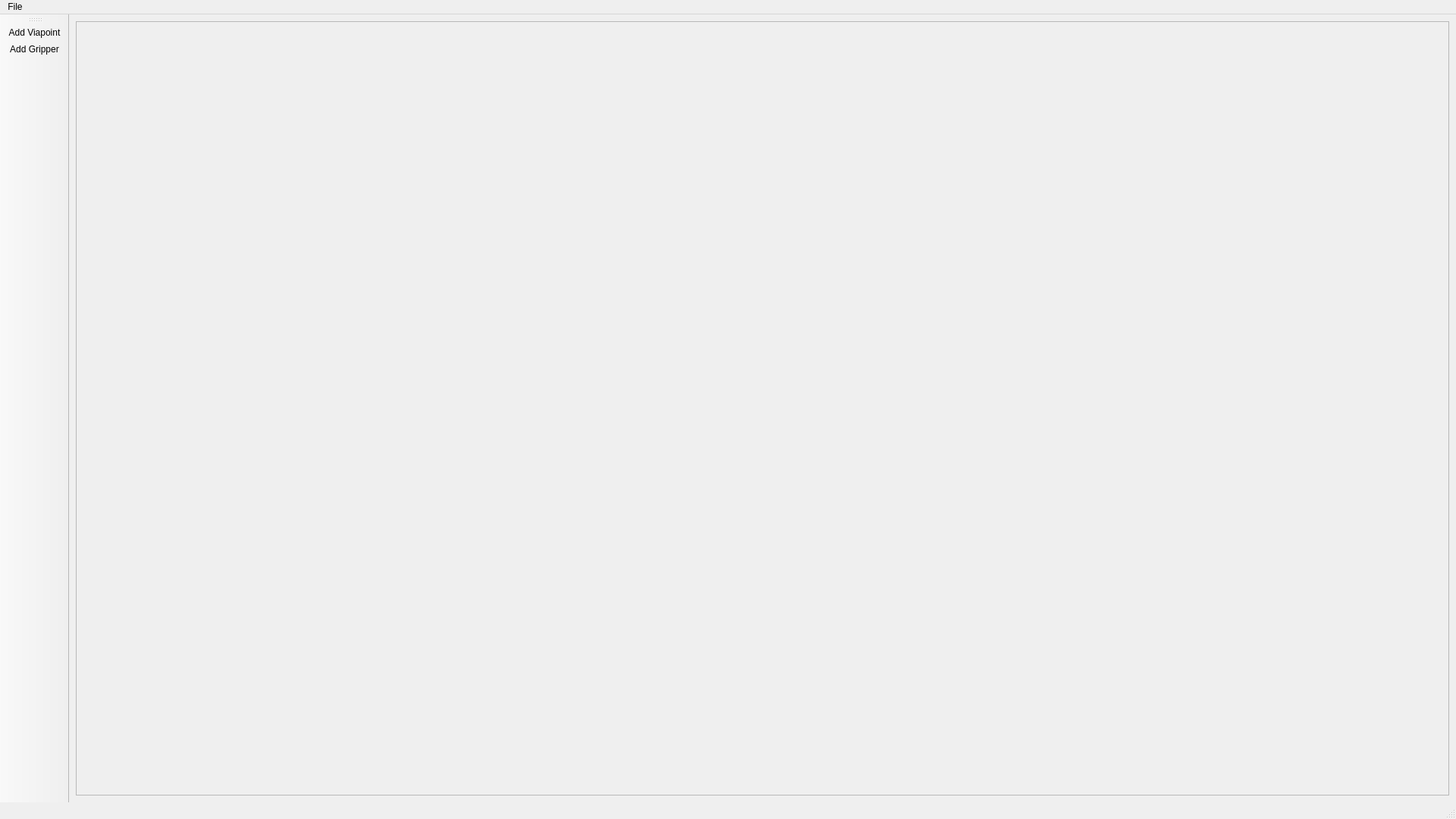
<?xml version="1.0" encoding="UTF-8"?>
<ui version="4.0">
 <class>MainWindow</class>
 <widget class="QMainWindow" name="MainWindow">
  <property name="geometry">
   <rect>
    <x>0</x>
    <y>0</y>
    <width>1920</width>
    <height>1080</height>
   </rect>
  </property>
  <property name="sizePolicy">
   <sizepolicy hsizetype="Preferred" vsizetype="Minimum">
    <horstretch>0</horstretch>
    <verstretch>0</verstretch>
   </sizepolicy>
  </property>
  <property name="minimumSize">
   <size>
    <width>1920</width>
    <height>1080</height>
   </size>
  </property>
  <property name="maximumSize">
   <size>
    <width>3840</width>
    <height>2160</height>
   </size>
  </property>
  <property name="windowTitle">
   <string>MainWindow</string>
  </property>
  <widget class="QWidget" name="centralwidget">
   <property name="sizePolicy">
    <sizepolicy hsizetype="Minimum" vsizetype="Minimum">
     <horstretch>0</horstretch>
     <verstretch>0</verstretch>
    </sizepolicy>
   </property>
   <layout class="QVBoxLayout" name="verticalLayout">
    <item>
     <widget class="QScrollArea" name="scrollArea">
      <property name="sizePolicy">
       <sizepolicy hsizetype="Minimum" vsizetype="Minimum">
        <horstretch>0</horstretch>
        <verstretch>0</verstretch>
       </sizepolicy>
      </property>
      <property name="widgetResizable">
       <bool>true</bool>
      </property>
      <property name="alignment">
       <set>Qt::AlignLeading|Qt::AlignLeft|Qt::AlignTop</set>
      </property>
      <widget class="QWidget" name="scrollAreaWidgetContents">
       <property name="geometry">
        <rect>
         <x>0</x>
         <y>0</y>
         <width>1790</width>
         <height>28</height>
        </rect>
       </property>
       <property name="sizePolicy">
        <sizepolicy hsizetype="Preferred" vsizetype="Maximum">
         <horstretch>0</horstretch>
         <verstretch>0</verstretch>
        </sizepolicy>
       </property>
       <layout class="QVBoxLayout" name="verticalLayout_2">
        <property name="sizeConstraint">
         <enum>QLayout::SetFixedSize</enum>
        </property>
        <item>
         <widget class="QWidget" name="widget" native="true">
          <property name="sizePolicy">
           <sizepolicy hsizetype="Preferred" vsizetype="Maximum">
            <horstretch>0</horstretch>
            <verstretch>0</verstretch>
           </sizepolicy>
          </property>
         </widget>
        </item>
       </layout>
      </widget>
     </widget>
    </item>
   </layout>
  </widget>
  <widget class="QMenuBar" name="menubar">
   <property name="geometry">
    <rect>
     <x>0</x>
     <y>0</y>
     <width>1920</width>
     <height>22</height>
    </rect>
   </property>
   <widget class="QMenu" name="menuFile">
    <property name="title">
     <string>File</string>
    </property>
    <addaction name="action_load_program"/>
    <addaction name="action_export_program"/>
   </widget>
   <addaction name="menuFile"/>
  </widget>
  <widget class="QStatusBar" name="statusbar"/>
  <widget class="QToolBar" name="toolBar">
   <property name="minimumSize">
    <size>
     <width>50</width>
     <height>0</height>
    </size>
   </property>
   <property name="windowTitle">
    <string>toolBar</string>
   </property>
   <attribute name="toolBarArea">
    <enum>LeftToolBarArea</enum>
   </attribute>
   <attribute name="toolBarBreak">
    <bool>false</bool>
   </attribute>
   <addaction name="action_add_viapoint"/>
   <addaction name="action_add_gripper"/>
  </widget>
  <action name="action_load_program">
   <property name="text">
    <string>Load Program</string>
   </property>
  </action>
  <action name="action_export_program">
   <property name="text">
    <string>Export Program</string>
   </property>
  </action>
  <action name="action_add_viapoint">
   <property name="text">
    <string>Add Viapoint</string>
   </property>
  </action>
  <action name="action_add_gripper">
   <property name="text">
    <string>Add Gripper</string>
   </property>
   <property name="toolTip">
    <string>Add gripper command</string>
   </property>
  </action>
 </widget>
 <resources/>
 <connections/>
</ui>
